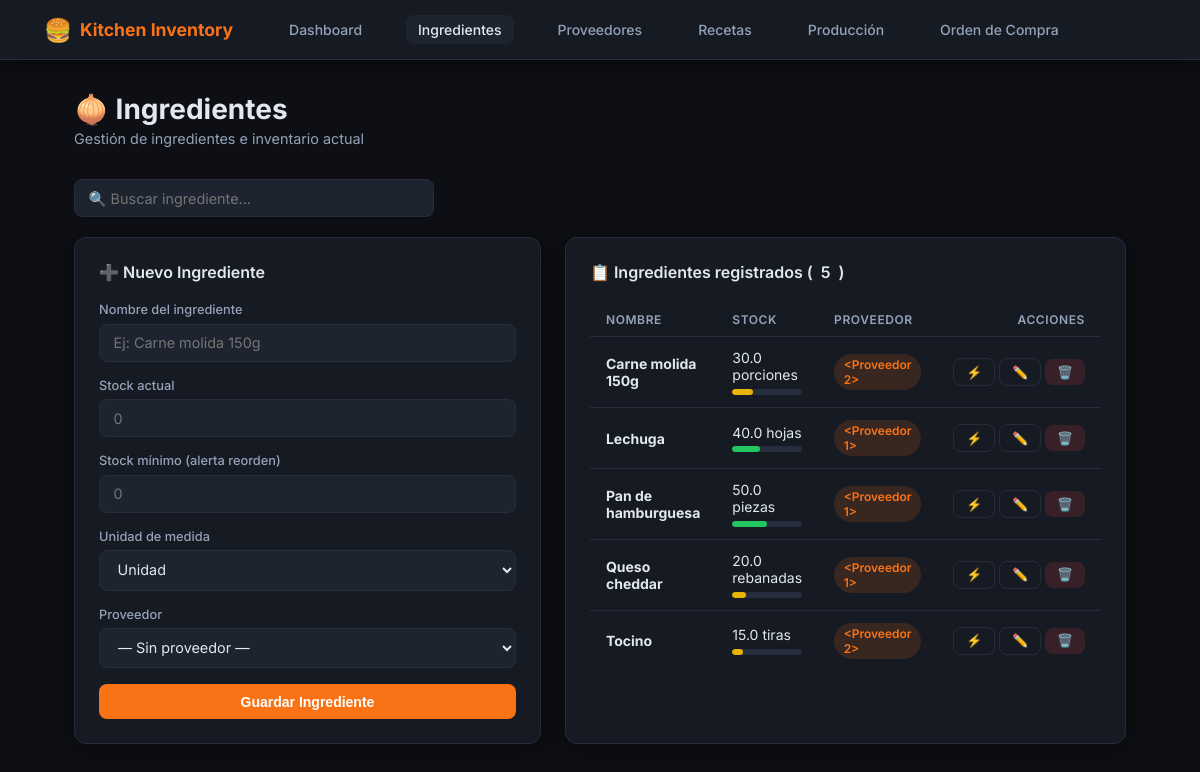
The app's page /ingredientes, older data.
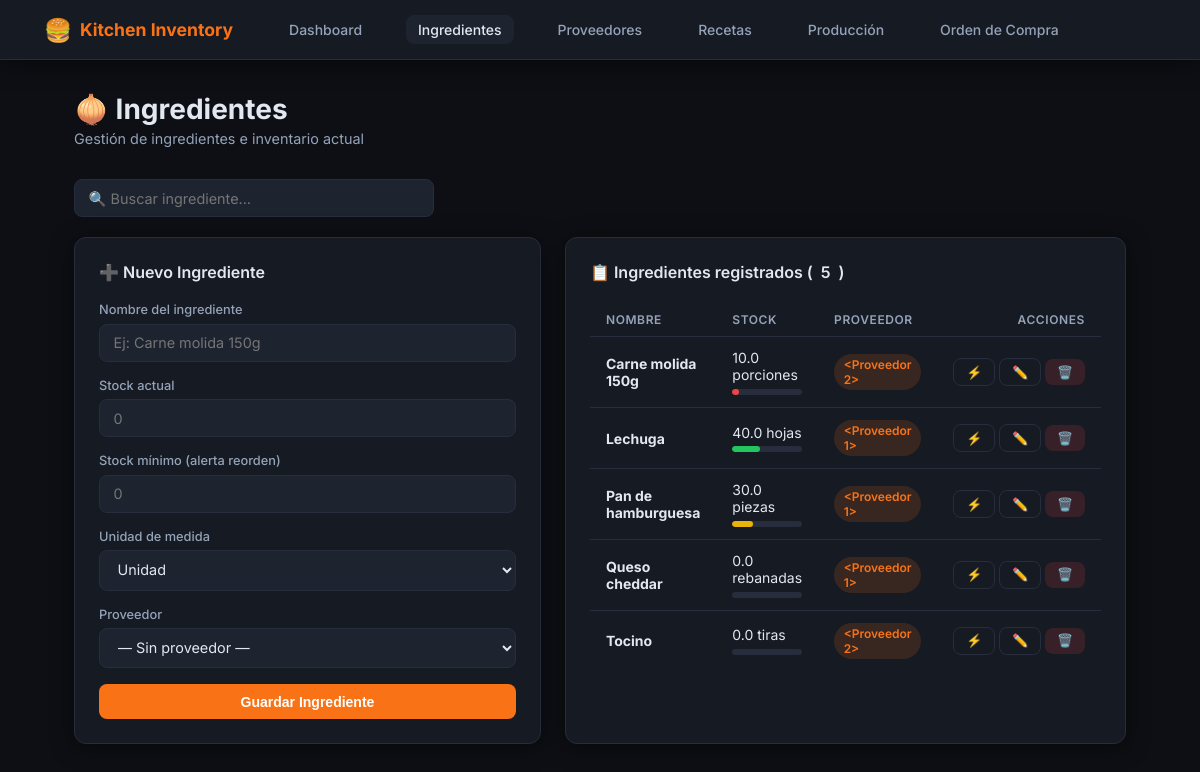
The same page, newer data.
### models.py (models this page shows, shortened)
class Ingrediente(db.Model):
    __tablename__ = "ingredientes"
    id = db.Column(db.Integer, primary_key=True)
    nombre = db.Column(db.String(100), nullable=False, unique=True)
    stock_actual = db.Column(db.Float, nullable=False, default=0)
    stock_minimo = db.Column(db.Float, nullable=False, default=0)
    unidad = db.Column(db.String(20), nullable=False, default="unidad")
    proveedor_id = db.Column(db.Integer, db.ForeignKey("proveedores.id"), nullable=True)

### app.py (the view, shortened to what this page needs)
@app.route("/ingredientes", methods=["GET", "POST"])
def ingredientes():
    ings = Ingrediente.query.order_by(Ingrediente.nombre).all()
    provs = Proveedor.query.order_by(Proveedor.nombre).all()
    return render_template("ingredientes.html", ingredientes=ings, proveedores=provs)

### templates/ingredientes.html (shortened to what this page needs)
{% extends "base.html" %}
{% block content %}
<div class="page-header">
  <h1>🧅 Ingredientes</h1>
  <p>Gestión de ingredientes e inventario actual</p>
</div>
<div style="margin-bottom:1.25rem;">
  <input type="text" id="buscador" placeholder="🔍 Buscar ingrediente..." style="max-width:360px;" oninput="filtrarIngredientes(this.value)"/>
</div>
<div class="grid-2">
  <div class="card">
    <div class="card-title">➕ Nuevo Ingrediente</div>
    <form method="POST" action="/ingredientes">
      <div class="form-group">
        <label>Nombre del ingrediente</label>
        <input type="text" name="nombre" id="nuevo-nombre" placeholder="Ej: Carne molida 150g" required/>
      </div>
      <div class="form-group">
        <label>Stock actual</label>
        <input type="number" name="stock_actual" step="0.1" min="0" placeholder="0" required/>
      </div>
      <div class="form-group">
        <label>Stock mínimo (alerta reorden)</label>
        <input type="number" name="stock_minimo" step="0.1" min="0" placeholder="0"/>
      </div>
      <div class="form-group">
        <label>Unidad de medida</label>
        <select name="unidad">
          <option value="unidad">Unidad</option>
        </select>
      </div>
      <div class="form-group">
        <label>Proveedor</label>
        <select name="proveedor_id">
          <option value="">— Sin proveedor —</option>
        </select>
      </div>
      <button type="submit" class="btn btn-primary" style="width:100%;justify-content:center;">Guardar Ingrediente</button>
    </form>
  </div>
  <div class="card">
    <div class="card-title">📋 Ingredientes registrados (<span id="contador">{{ ingredientes|length }}</span>)</div>
    {% if ingredientes %}
      <table id="tabla-ingredientes">
        <thead>
          <tr><th>Nombre</th><th>Stock</th><th>Proveedor</th><th style="text-align:right;">Acciones</th></tr>
        </thead>
        <tbody>
          {% for ing in ingredientes %}
          <tr class="ing-fila" data-nombre="{{ ing.nombre|lower }}">
            <td><strong>{{ ing.nombre }}</strong></td>
            <td>
              {{ ing.stock_actual }} {{ ing.unidad }}
              <div class="progress-bar">
                {% set pct = [[(ing.stock_actual / 100 * 100)|int, 0]|max, 100]|min %}
                <div class="progress-fill" style="width:{{ pct }}%;background:{% if pct <= 10 %}var(--red){% elif pct <= 30 %}var(--yellow){% else %}var(--green){% endif %};"></div>
              </div>
            </td>
            <td>
              {% if ing.proveedor %}
                <span class="badge badge-orange">{{ ing.proveedor }}</span>
              {% else %}
                <span class="badge badge-yellow">N/A</span>
              {% endif %}
            </td>
            <td style="text-align:right;white-space:nowrap;">
              <button class="btn btn-outline btn-sm" onclick="abrirAjuste({{ ing.id }}, '{{ ing.nombre }}', {{ ing.stock_actual }}, '{{ ing.unidad }}')" title="Ajustar stock">⚡</button>
              <button class="btn btn-outline btn-sm" onclick="abrirEditar({{ ing.id }}, '{{ ing.nombre }}', {{ ing.stock_actual }}, {{ ing.stock_minimo }}, '{{ ing.unidad }}', '{{ ing.proveedor_id or '' }}')" title="Editar">✏️</button>
              <button class="btn btn-sm" style="background:rgba(239,68,68,.15);color:var(--red);" onclick="confirmarEliminar('{{ ing.nombre }}', '/ingredientes/{{ ing.id }}/eliminar')" title="Eliminar">🗑️</button>
            </td>
          </tr>
          {% endfor %}
        </tbody>
      </table>
    {% else %}
      <div class="empty-state"><span>📭</span>Sin ingredientes aún</div>
    {% endif %}
  </div>
</div>
{% endblock %}

### templates/base.html (shortened to what this page needs)
<!DOCTYPE html>
<html lang="es">
<head>
</head>
<body>
<nav>
  <a href="/" class="nav-brand"><span>🍔</span> Kitchen Inventory</a>
  <a href="/" id="nav-home">Dashboard</a>
  <a href="/ingredientes" id="nav-ing">Ingredientes</a>
  <a href="/proveedores" id="nav-prov">Proveedores</a>
  <a href="/recetas" id="nav-rec">Recetas</a>
  <a href="/produccion" id="nav-prod">Producción</a>
  <a href="/orden" id="nav-orden">Orden de Compra</a>
</nav>
<div class="container animate-in">
  {% block content %}{% endblock %}
</div>
</body>
</html>

### templates/base.html (style rules this page uses)
*, *::before, *::after { box-sizing: border-box; margin: 0; padding: 0; }
:root { --bg: #0d0f14; --surface: #161a23; --surface2: #1e2330; --border: #272d3d; --accent: #f97316; --accent2: #fb923c; --green: #22c55e; --red: #ef4444; --yellow: #eab308; --text: #e2e8f0; --muted: #94a3b8; --radius: 12px; --shadow: 0 4px 24px rgba(0,0,0,.45); }
body { font-family: 'Inter', sans-serif; background: var(--bg); color: var(--text); min-height: 100vh; }
nav { background: var(--surface); border-bottom: 1px solid var(--border); padding: 0 2rem; display: flex; align-items: center; gap: 2rem; height: 60px; position: sticky; top: 0; z-index: 100; box-shadow: var(--shadow); }
.nav-brand { font-size: 1.1rem; font-weight: 700; color: var(--accent); display: flex; align-items: center; gap: .5rem; text-decoration: none; }
.nav-brand span { font-size: 1.4rem; }
nav a { color: var(--muted); text-decoration: none; font-size: .875rem; font-weight: 500; padding: .35rem .75rem; border-radius: 8px; transition: all .2s; }
nav a:hover, nav a.active { color: var(--text); background: var(--surface2); }
.container { max-width: 1100px; margin: 0 auto; padding: 2rem 1.5rem; }
.page-header { margin-bottom: 2rem; }
.page-header h1 { font-size: 1.75rem; font-weight: 700; color: var(--text); }
.page-header p { color: var(--muted); margin-top: .25rem; font-size: .9rem; }
.card { background: var(--surface); border: 1px solid var(--border); border-radius: var(--radius); padding: 1.5rem; box-shadow: var(--shadow); }
.card-title { font-size: 1rem; font-weight: 600; margin-bottom: 1.25rem; display: flex; align-items: center; gap: .5rem; }
.grid-2 { display: grid; grid-template-columns: 1fr 1fr; gap: 1.5rem; }
.form-group { margin-bottom: 1rem; }
label { display: block; font-size: .8rem; font-weight: 500; color: var(--muted); margin-bottom: .4rem; }
input, select, textarea { width: 100%; background: var(--surface2); border: 1px solid var(--border); border-radius: 8px; color: var(--text); padding: .6rem .85rem; font-size: .9rem; font-family: inherit; transition: border-color .2s; outline: none; }
select option { background: var(--surface2); }
.btn { display: inline-flex; align-items: center; gap: .4rem; padding: .6rem 1.25rem; border-radius: 8px; font-size: .875rem; font-weight: 600; border: none; cursor: pointer; text-decoration: none; transition: all .2s; }
.btn-primary { background: var(--accent); color: #fff; }
.btn-outline { background: transparent; color: var(--muted); border: 1px solid var(--border); }
.btn-sm { padding: .35rem .75rem; font-size: .8rem; }
table { width: 100%; border-collapse: collapse; font-size: .875rem; }
th { text-align: left; padding: .6rem 1rem; font-size: .75rem; font-weight: 600; color: var(--muted); text-transform: uppercase; letter-spacing: .05em; border-bottom: 1px solid var(--border); }
td { padding: .75rem 1rem; border-bottom: 1px solid var(--border); vertical-align: middle; }
tr:last-child td { border-bottom: none; }
.badge { display: inline-block; padding: .2rem .6rem; border-radius: 99px; font-size: .75rem; font-weight: 600; }
.badge-orange { background: rgba(249,115,22,.15); color: var(--accent); }
.progress-bar { height: 6px; background: var(--border); border-radius: 99px; overflow: hidden; margin-top: .35rem; }
.progress-fill { height: 100%; border-radius: 99px; transition: width .4s; }
.animate-in { animation: fadeIn .3s ease both; }

Row changes from the older to the newer data that the page shows:
changed Ingrediente "Carne molida 150g": stock_actual "30.0" → "10.0"; {{ pct }} 30 → 10 (drawn)
changed Ingrediente "Pan de hamburguesa": stock_actual "50.0" → "30.0"; {{ pct }} 50 → 30 (drawn)
changed Ingrediente "Queso cheddar": stock_actual "20.0" → "0.0"
changed Ingrediente "Tocino": stock_actual "15.0" → "0.0"
